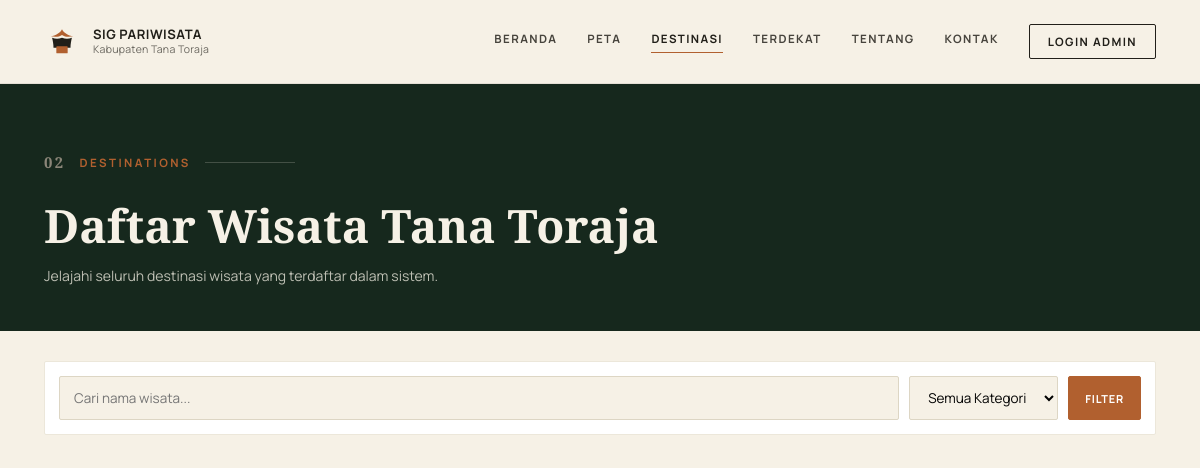
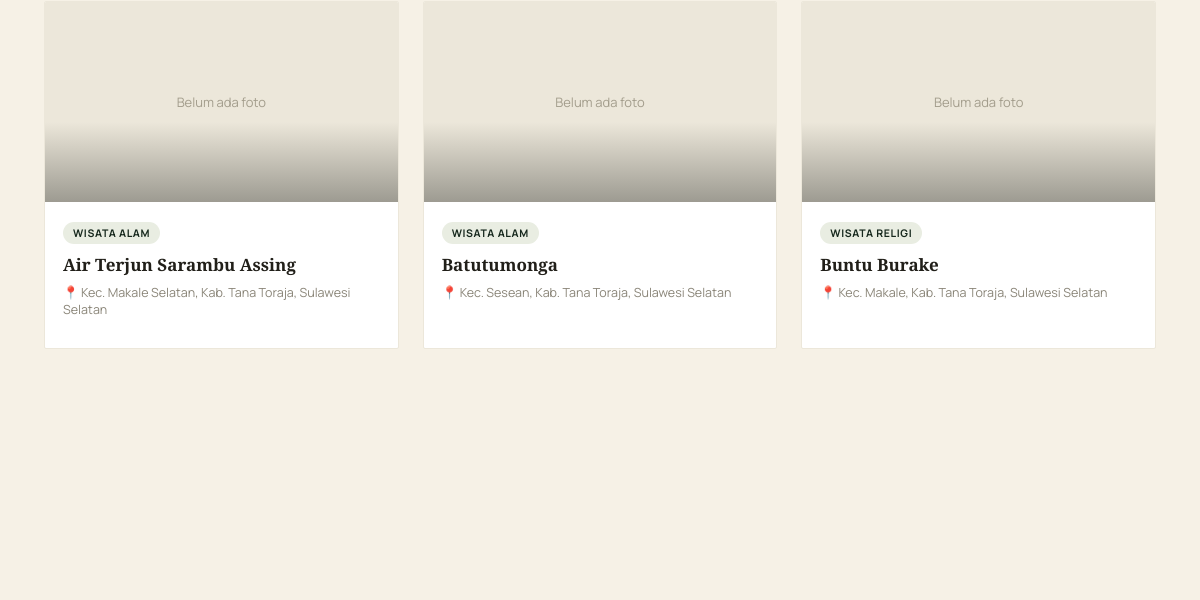
/daftar_wisata.php (upper part), run on an earlier commit of the app's database (2 pictures, top to bottom).
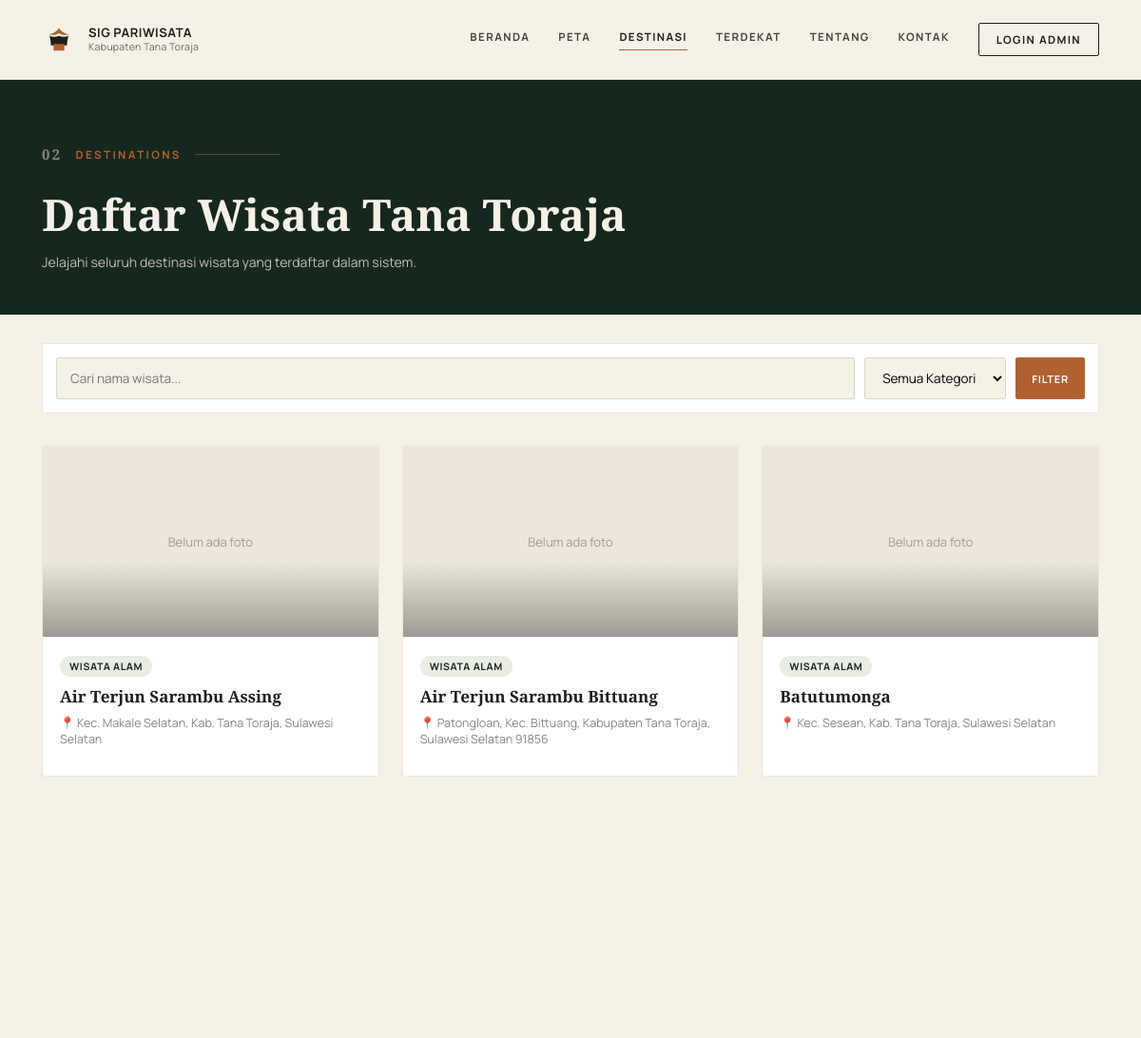
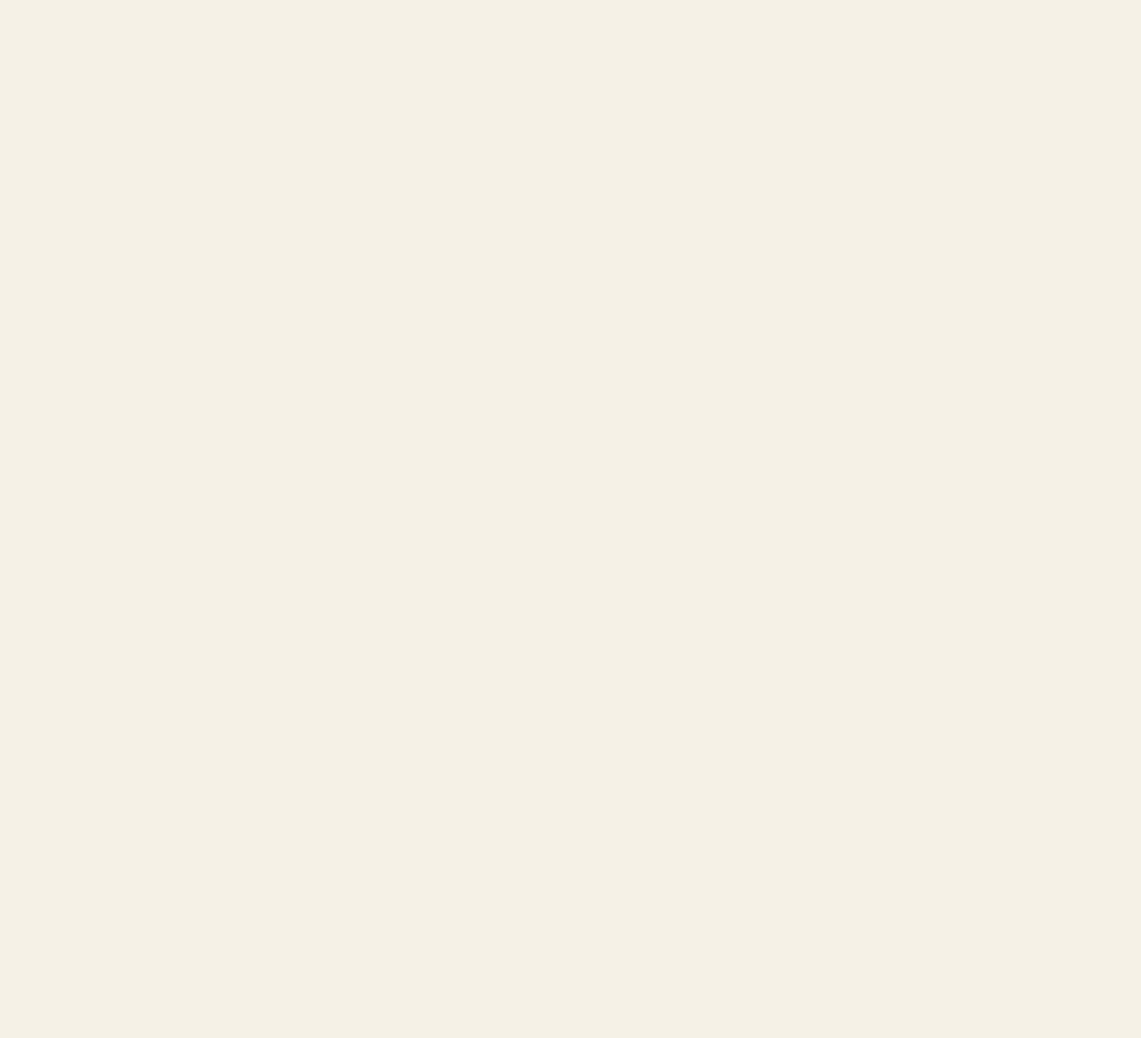
And on a later commit of the database (2 pictures, top to bottom).
### tables this page shows
CREATE TABLE wisata (
  id_wisata    INT AUTO_INCREMENT PRIMARY KEY,
  nama_wisata  VARCHAR(100) NOT NULL,
  id_kategori  INT NOT NULL,
  id_admin     INT DEFAULT NULL,
  alamat       TEXT,
  deskripsi    TEXT,
  fasilitas    VARCHAR(255) DEFAULT NULL,
  jam_buka     VARCHAR(100) DEFAULT NULL,
  tiket_masuk  VARCHAR(100) DEFAULT NULL,
  latitude     DECIMAL(10,8) NOT NULL,
  longitude    DECIMAL(11,8) NOT NULL,
  foto         VARCHAR(255) DEFAULT NULL,
  created_at   TIMESTAMP DEFAULT CURRENT_TIMESTAMP,
  updated_at   TIMESTAMP DEFAULT CURRENT_TIMESTAMP ON UPDATE CURRENT_TIMESTAMP,
  CONSTRAINT fk_wisata_kategori FOREIGN KEY (id_kategori)
    REFERENCES kategori_wisata(id_kategori) ON DELETE RESTRICT,
  CONSTRAINT fk_wisata_admin FOREIGN KEY (id_admin)
    REFERENCES admin(id_admin) ON DELETE SET NULL
);

CREATE TABLE kategori_wisata (
  id_kategori   INT AUTO_INCREMENT PRIMARY KEY,
  nama_kategori VARCHAR(100) NOT NULL UNIQUE
);

### config/config.php (called while the page is built, shortened)
<?php
require_once __DIR__ . '/db.php';
require_once __DIR__ . '/../includes/models/Wisata.php';
$wisataModel = new Wisata($koneksi);

### includes/models/Wisata.php (called while the page is built, shortened)
<?php
class Wisata
{
    private mysqli $db;
    public function __construct(mysqli $db, array $row = [])
    {
        $this->db = $db;
    }
    private function baseSelect(): string
    {
        return "SELECT w.id_wisata, w.nama_wisata, w.id_kategori, k.nama_kategori AS kategori,
                        w.id_admin, w.alamat, w.deskripsi, w.fasilitas, w.jam_buka, w.tiket_masuk,
                        w.latitude, w.longitude, w.foto, w.created_at, w.updated_at
                 FROM wisata w
                 INNER JOIN kategori_wisata k ON w.id_kategori = k.id_kategori";
    }
    public function getAll(array $filters = []): array
    {
        $sql = $this->baseSelect() . " WHERE 1=1";
        $types = '';
        $sql .= isset($filters['order_by_terbaru']) && $filters['order_by_terbaru']
            ? " ORDER BY w.created_at DESC"
            : " ORDER BY w.nama_wisata ASC";
        $stmt = $this->db->prepare($sql);
        $stmt->execute();
        return $stmt->get_result()->fetch_all(MYSQLI_ASSOC);
    }
}

### daftar_wisata.php (the view, shortened to what this page needs)
<?php
require_once __DIR__ . '/config/config.php';
$kategoriFilter = isset($_GET['kategori']) ? trim($_GET['kategori']) : '';
$keyword = isset($_GET['q']) ? trim($_GET['q']) : '';
$wisataResult = $wisataModel->getAll([
    'kategori' => $kategoriFilter,
    'keyword' => $keyword,
]);
require_once __DIR__ . '/includes/header.php';
?>
<div class="page-banner">
  <div class="section">
    <div class="ed-eyebrow"><span class="num">02</span> Destinations</div>
    <h1 class="page-banner-title">Daftar Wisata Tana Toraja</h1>
    <p>Jelajahi seluruh destinasi wisata yang terdaftar dalam sistem.</p>
  </div>
</div>
<div class="section" style="padding-top:30px;">
  <form method="get" class="filter-bar">
    <input type="text" name="q" placeholder="Cari nama wisata..." value="<?php echo htmlspecialchars($keyword); ?>">
    <select name="kategori">
      <option value="">Semua Kategori</option>
    </select>
    <button class="btn btn-sm" type="submit">Filter</button>
  </form>
  <div class="wisata-grid">
    <?php if (!empty($wisataResult)): ?>
      <?php foreach ($wisataResult as $row): ?>
        <a class="wisata-card reveal" href="<?php echo BASE_URL; ?>detail.php?id=<?php echo (int)$row['id_wisata']; ?>">
          <div class="thumb" style="<?php echo $row['foto'] ? 'background-image:url(' . UPLOAD_URL . htmlspecialchars($row['foto']) . ')' : ''; ?>">
            <?php if (!$row['foto']): ?>Belum ada foto<?php endif; ?>
          </div>
          <div class="body">
            <span class="badge"><?php echo htmlspecialchars($row['kategori']); ?></span>
            <h4><?php echo htmlspecialchars($row['nama_wisata']); ?></h4>
            <div class="alamat">📍 <?php echo htmlspecialchars($row['alamat']); ?></div>
          </div>
        </a>
      <?php endforeach; ?>
    <?php else: ?>
      <p>Tidak ada wisata yang cocok dengan pencarian.</p>
    <?php endif; ?>
  </div>
</div>
<?php require_once __DIR__ . '/includes/footer.php'; ?>

What changed in the data, as far as the page shows it:
no longer on this page (row unchanged): wisata: shows "Belum ada foto", id_kategori.nama_kategori "WISATA RELIGI", nama_wisata "Buntu Burake", alamat "Kec. Makale, Kab. Tana Toraja, Sulawesi Selatan"
added wisata: shows "Belum ada foto", id_kategori.nama_kategori "WISATA ALAM", nama_wisata "Air Terjun Sarambu Bittuang", alamat "Patongloan, Kec. Bittuang, Kabupaten Tana Toraja, Sulawesi Selatan 91856"
